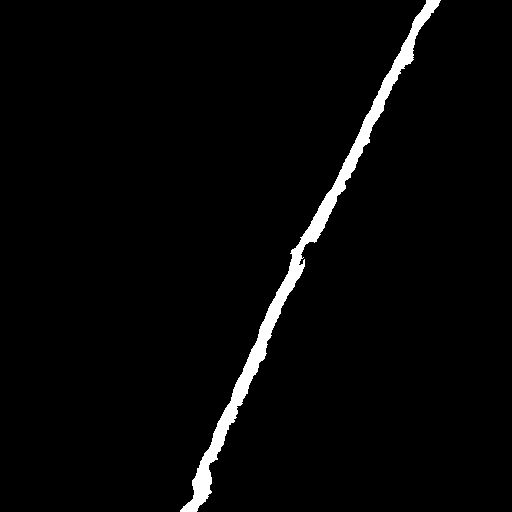
#> input picture detail_01_segmented_binary_measured_classified.tif, 512 x 512 px
$ python Estimate_crack_width_and_length_of_binary_images.py   (older library calls are emulated)
#> lines starting #> are read from the running program, lines starting #| are printed output that depends on the picture; after the words box and inside, x2 and y2 are one past the last pixel; in counts of white or black regions, pixels touching at a corner belong together; long printed decimals are rounded
# -*- coding: utf-8 -*-
"""
Created on Fri Jan  8 14:34:08 2021
Last update: Tue Sep 28 2021

@author: Patzelt
    Bauhaus University Weimar, Faculty of Civil Engineering
    F.A. Finger Institute for Bulding Material Science
    Professorship Building Material
    Coudraystraße 11C, Room 109, 99423 Weimar

Estimation of crack length and width via medial axis skeletonization.
Scaling factor in test image used is 883,642 nm/Px.
"""
from skimage.morphology import medial_axis
from skimage.filters import threshold_otsu, gaussian
import numpy as np
import tifffile as tiff
#-----------------------------------------------------------------------------
img_name = "detail_01_segmented_binary_measured_classified"
img_type = ".tif" #you can also import btf through the use of tifffile
###READ
img = tiff.imread(img_name+img_type)
#> img: shape (512, 512) bool; 2.6% white; 1 white region, box (x1, y1, x2, y2) and area: (180, 0, 441, 512) 6934
img = np.array(img.astype(np.int))
###GAUSSIAN
gaussian_img = gaussian(img, sigma=7)
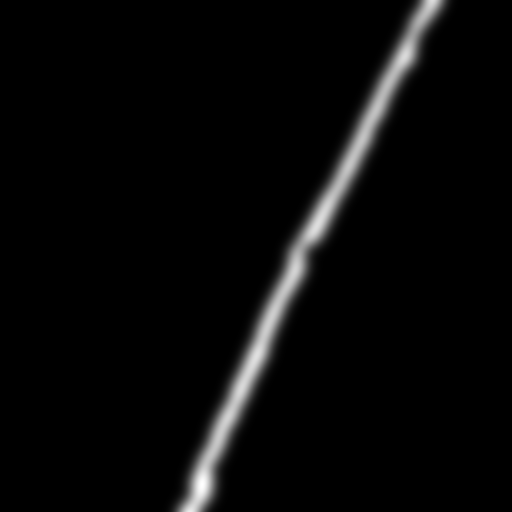
#> gaussian_img: shape (512, 512) float64; min 0, max 8.42e-20, mean 2.87e-21; drawn with min black and max white
###SEGMENTATION
thresh = threshold_otsu(gaussian_img)
#> thresh = 2.52e-20
binary = np.array(gaussian_img > thresh, dtype=int)
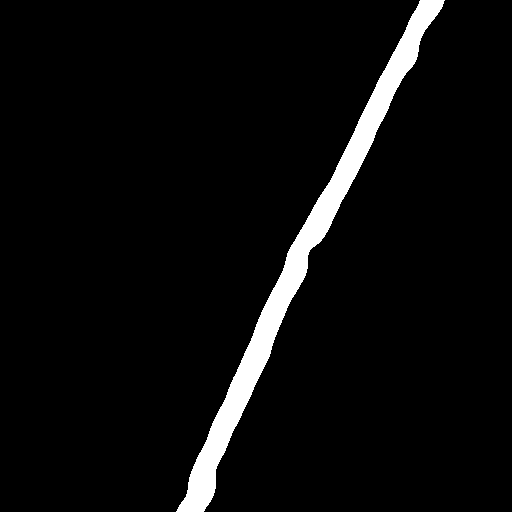
#> binary: shape (512, 512) int64; values 0 (black) and 1 (white), 4.8% white; 1 white region, box (x1, y1, x2, y2) and area: (176, 0, 445, 512) 12612
###INVERT if needed
#image0 = 1-binary
image0 = binary
###SKELETONIZATION
img_skeletonized, distance = medial_axis(image0, return_distance=True)
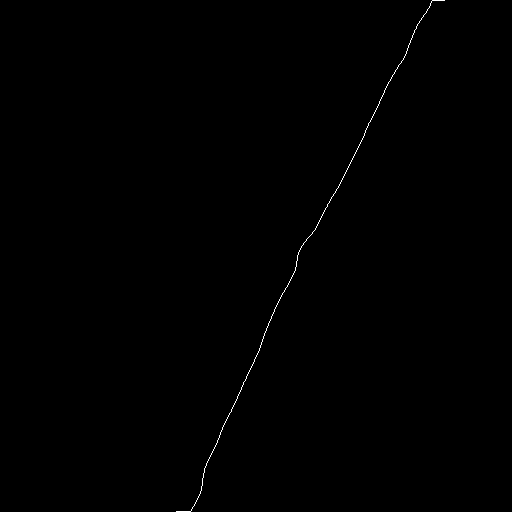
#> img_skeletonized: shape (512, 512) bool; 0.21% white in thin lines or dots, all inside (x1, y1, x2, y2) = (176, 0, 445, 512)
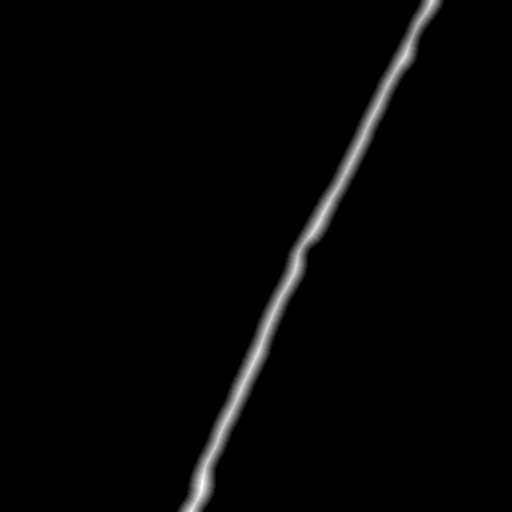
#> distance: shape (512, 512) float64; min 0, max 14, mean 0.281; drawn with min black and max white
img_skeletonized = np.array(img_skeletonized.astype(np.int))
dist_on_skel = distance * img_skeletonized
width = dist_on_skel[dist_on_skel !=0]*2
#> width = 538 values, max 28 at index 494, min 2 at index 12, mean 21.63
for i in range(len(width)):
    if width[i] <= 2.0:
        width[i] = width[i]
    else:
        width[i] = width[i]-2
#> after the loop, width = 538 values, max 26 at index 494, min 0.828 at index 11, mean 19.63
###SAVE SKELETON
tiff.imsave(img_name+"_blurred-skeletonized"+img_type, img_skeletonized, shape=None, dtype=int)
###OUTPUT
length = np.count_nonzero(img_skeletonized)
#> length = 538
mean_width = np.mean(width)
#> mean_width = 19.63
max_width = np.max(width)
#> max_width = 26
min_width = np.min(width)
#> min_width = 0.828
print("Summarized Cracklength = "+str(length)+" Px")
#| Summarized Cracklength = 538 Px
print("Mean crack width = "+str(mean_width)+" Px")
#| Mean crack width = 19.633 Px
print("Max crack width = "+str(max_width)+" Px")
#| Max crack width = 26.0 Px
print("Min crack width = "+str(min_width)+" Px")
#| Min crack width = 0.8284 Px
